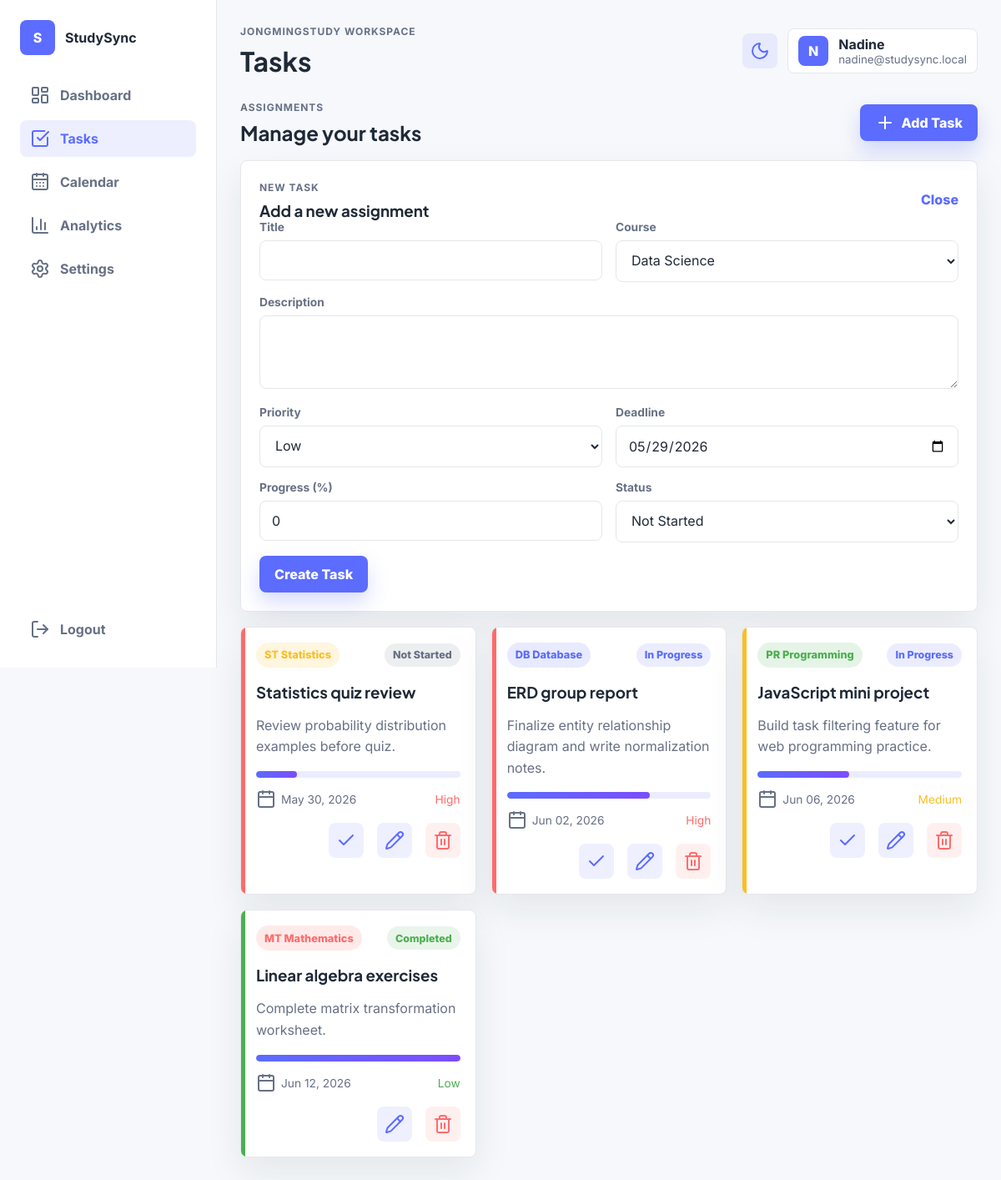
Screenshot of /tasks.php?action=new (signed in) with the database file from the repository.
### tables this page shows
CREATE TABLE users (
    id INT AUTO_INCREMENT PRIMARY KEY,
    name VARCHAR(50) NOT NULL UNIQUE,
    email VARCHAR(100) NOT NULL UNIQUE,
    password VARCHAR(100) NOT NULL,
    avatar_color VARCHAR(20) NOT NULL,
    created_at TIMESTAMP DEFAULT CURRENT_TIMESTAMP
);

CREATE TABLE tasks (
    id INT AUTO_INCREMENT PRIMARY KEY,
    user_id INT NOT NULL,
    category_id INT NOT NULL,
    title VARCHAR(150) NOT NULL,
    description TEXT,
    priority ENUM('Low', 'Medium', 'High') NOT NULL DEFAULT 'Medium',
    deadline DATE NOT NULL,
    progress INT NOT NULL DEFAULT 0,
    status ENUM('Not Started', 'In Progress', 'Completed', 'Overdue') NOT NULL DEFAULT 'Not Started',
    created_at TIMESTAMP DEFAULT CURRENT_TIMESTAMP,
    updated_at TIMESTAMP DEFAULT CURRENT_TIMESTAMP ON UPDATE CURRENT_TIMESTAMP,
    FOREIGN KEY (user_id) REFERENCES users(id) ON DELETE CASCADE,
    FOREIGN KEY (category_id) REFERENCES categories(id) ON DELETE CASCADE
);

CREATE TABLE categories (
    id INT AUTO_INCREMENT PRIMARY KEY,
    name VARCHAR(80) NOT NULL UNIQUE,
    icon VARCHAR(10) NOT NULL,
    color VARCHAR(20) NOT NULL
);

### includes/helpers.php (called while the page is built, shortened)
<?php
function e(string $value): string
{
    return htmlspecialchars($value, ENT_QUOTES, 'UTF-8');
}
function task_status(array $task): string
{
    if ($task['status'] === 'Completed') {
        return 'Completed';
    }
    return $task['status'];
}
function priority_class(string $priority): string
{
    return strtolower($priority);
}
function format_date(string $date): string
{
    return date('M d, Y', strtotime($date));
}
function get_user_tasks(PDO $pdo, int $userId): array
{
    $stmt = $pdo->prepare(
        'SELECT tasks.*, categories.name AS category_name, categories.icon, categories.color
         FROM tasks
         JOIN categories ON tasks.category_id = categories.id
         WHERE tasks.user_id = ?
         ORDER BY tasks.deadline ASC'
    );
    $stmt->execute([$userId]);
    return $stmt->fetchAll();
}
function get_categories(PDO $pdo): array
{
    return $pdo->query('SELECT * FROM categories ORDER BY name')->fetchAll();
}

### includes/auth.php (called while the page is built, shortened)
<?php
require_once __DIR__ . '/db.php';
function is_logged_in(): bool
{
    return isset($_SESSION['user_id']);
}
function current_user(): ?array
{
    global $pdo;
    $stmt = $pdo->prepare('SELECT id, name, email, avatar_color FROM users WHERE id = ?');
    $stmt->execute([$_SESSION['user_id']]);
    return $stmt->fetch() ?: null;
}

### tasks.php (the view, shortened to what this page needs)
<?php
$pageTitle = 'Tasks';
require_once __DIR__ . '/includes/header.php';
$categories = get_categories($pdo);
$tasks = get_user_tasks($pdo, (int) $user['id']);
$editingTask = null;
$showForm = isset($_GET['action']) && $_GET['action'] === 'new' || $editingTask;
?>
<section class="page-actions">
    <div>
        <p class="eyebrow">Assignments</p>
        <h2>Manage your tasks</h2>
    </div>
    <a class="btn btn-primary" href="tasks.php?action=new">
        <i data-lucide="plus"></i>
        Add Task
    </a>
</section>
<?php if ($showForm): ?>
    <section class="card form-card">
        <div class="section-heading">
            <div>
                <p class="eyebrow"><?php echo $editingTask ? 'Edit task' : 'New task'; ?></p>
                <h3><?php echo $editingTask ? 'Update assignment details' : 'Add a new assignment'; ?></h3>
            </div>
            <a class="text-link" href="tasks.php">Close</a>
        </div>
        <form method="POST" action="php/task_actions.php" class="task-form">
            <label>
                <span>Title</span>
                <input name="title" value="<?php echo e($editingTask['title'] ?? ''); ?>" required>
            </label>
            <label>
                <span>Course</span>
                <select name="category_id" required>
                    <?php foreach ($categories as $category): ?>
                        <option value="<?php echo (int) $category['id']; ?>" <?php echo ($editingTask['category_id'] ?? '') == $category['id'] ? 'selected' : ''; ?>>
                            <?php echo e($category['name']); ?>
                        </option>
                    <?php endforeach; ?>
                </select>
            </label>
            <label class="full-span">
                <span>Description</span>
                <textarea name="description" rows="3"><?php echo e($editingTask['description'] ?? ''); ?></textarea>
            </label>
            <label>
                <span>Priority</span>
                <select name="priority">
                    <?php foreach (['Low', 'Medium', 'High'] as $priority): ?>
                        <option <?php echo ($editingTask['priority'] ?? '') === $priority ? 'selected' : ''; ?>><?php echo $priority; ?></option>
                    <?php endforeach; ?>
                </select>
            </label>
            <label>
                <span>Deadline</span>
                <input type="date" name="deadline" value="<?php echo e($editingTask['deadline'] ?? date('Y-m-d')); ?>" required>
            </label>
            <label>
                <span>Progress (%)</span>
                <input type="number" name="progress" min="0" max="100" value="<?php echo e((string) ($editingTask['progress'] ?? 0)); ?>">
            </label>
            <label>
                <span>Status</span>
                <select name="status">
                    <?php foreach (['Not Started', 'In Progress', 'Completed', 'Overdue'] as $status): ?>
                        <option <?php echo ($editingTask['status'] ?? '') === $status ? 'selected' : ''; ?>><?php echo $status; ?></option>
                    <?php endforeach; ?>
                </select>
            </label>
            <div class="form-actions full-span">
                <button class="btn btn-primary" type="submit"><?php echo $editingTask ? 'Save Changes' : 'Create Task'; ?></button>
            </div>
        </form>
    </section>
<?php endif; ?>
<section class="task-board">
    <?php foreach ($tasks as $task): ?>
        <?php $status = task_status($task); ?>
        <article class="task-card priority-<?php echo priority_class($task['priority']); ?>">
            <div class="task-card-top">
                <span class="category-tag" style="--tag-color: <?php echo e($task['color']); ?>">
                    <?php echo e($task['icon']); ?> <?php echo e($task['category_name']); ?>
                </span>
                <span class="status-pill <?php echo strtolower(str_replace(' ', '-', $status)); ?>"><?php echo e($status); ?></span>
            </div>
            <h3><?php echo e($task['title']); ?></h3>
            <p><?php echo e($task['description']); ?></p>
            <div class="progress-track small">
                <span style="width: <?php echo (int) $task['progress']; ?>%"></span>
            </div>
            <div class="task-meta">
                <span><i data-lucide="calendar"></i><?php echo format_date($task['deadline']); ?></span>
                <span class="priority-label <?php echo priority_class($task['priority']); ?>"><?php echo e($task['priority']); ?></span>
            </div>
            <div class="task-actions">
                <?php if ($status !== 'Completed'): ?>
                    <form method="POST" action="php/task_actions.php">
                        <button class="icon-btn" type="submit" aria-label="Mark completed"><i data-lucide="check"></i></button>
                    </form>
                <?php endif; ?>
                <a class="icon-btn" href="tasks.php?edit=<?php echo (int) $task['id']; ?>" aria-label="Edit"><i data-lucide="pencil"></i></a>
                <form method="POST" action="php/task_actions.php" onsubmit="return confirm('Delete this task?');">
                    <button class="icon-btn danger" type="submit" aria-label="Delete"><i data-lucide="trash-2"></i></button>
                </form>
            </div>
        </article>
    <?php endforeach; ?>
</section>
<?php include __DIR__ . '/includes/footer.php'; ?>

### includes/header.php (shortened to what this page needs)
<?php
require_once __DIR__ . '/auth.php';
require_once __DIR__ . '/helpers.php';
$user = current_user();
$pageTitle = $pageTitle ?? 'JONGMINGStudy';
?>
<!DOCTYPE html>
<html lang="en">
<head>
    <link rel="stylesheet" href="css/style.css">
</head>
<body>
    <div class="app-shell">
        <?php include __DIR__ . '/sidebar.php'; ?>
        <main class="main-content">
            <header class="topbar">
                <div>
                    <p class="eyebrow">JONGMINGStudy workspace</p>
                    <h1><?php echo e($pageTitle); ?></h1>
                </div>
                <div class="topbar-actions">
                    <button class="icon-btn" id="themeToggle" type="button" aria-label="Toggle dark mode">
                        <i data-lucide="moon"></i>
                    </button>
                    <div class="profile-chip">
                        <span style="background: <?php echo e($user['avatar_color']); ?>"><?php echo e(substr($user['name'], 0, 1)); ?></span>
                        <div>
                            <strong><?php echo e($user['name']); ?></strong>
                            <small><?php echo e($user['email']); ?></small>
                        </div>
                    </div>
                </div>
            </header>

### rows the page displays
users: name "N", name "Nadine", email "nadine@studysync.local"
tasks: category.icon "ST", category.name "Statistics", status "Not Started", title "Statistics quiz review", description "Review probability distribution examples before quiz.", progress 20 (drawn), deadline "May 30, 2026", priority "High"
tasks: category.icon "DB", category.name "Database", status "In Progress", title "ERD group report", description "Finalize entity relationship diagram and write normalization notes.", progress 70 (drawn), deadline "Jun 02, 2026", priority "High"
tasks: category.icon "PR", category.name "Programming", status "In Progress", title "JavaScript mini project", description "Build task filtering feature for web programming practice.", progress 45 (drawn), deadline "Jun 06, 2026", priority "Medium"
tasks: category.icon "MT", category.name "Mathematics", status "Completed", title "Linear algebra exercises", description "Complete matrix transformation worksheet.", progress 100 (drawn), deadline "Jun 12, 2026", priority "Low"

### other values shown
$item['label'] "Dashboard"
$item['label'] "Tasks"
$item['label'] "Calendar"
$item['label'] "Analytics"
$item['label'] "Settings"
$pageTitle "Tasks"
form field category_id "Data Science"
form field priority "Low"
form field status "Not Started"
